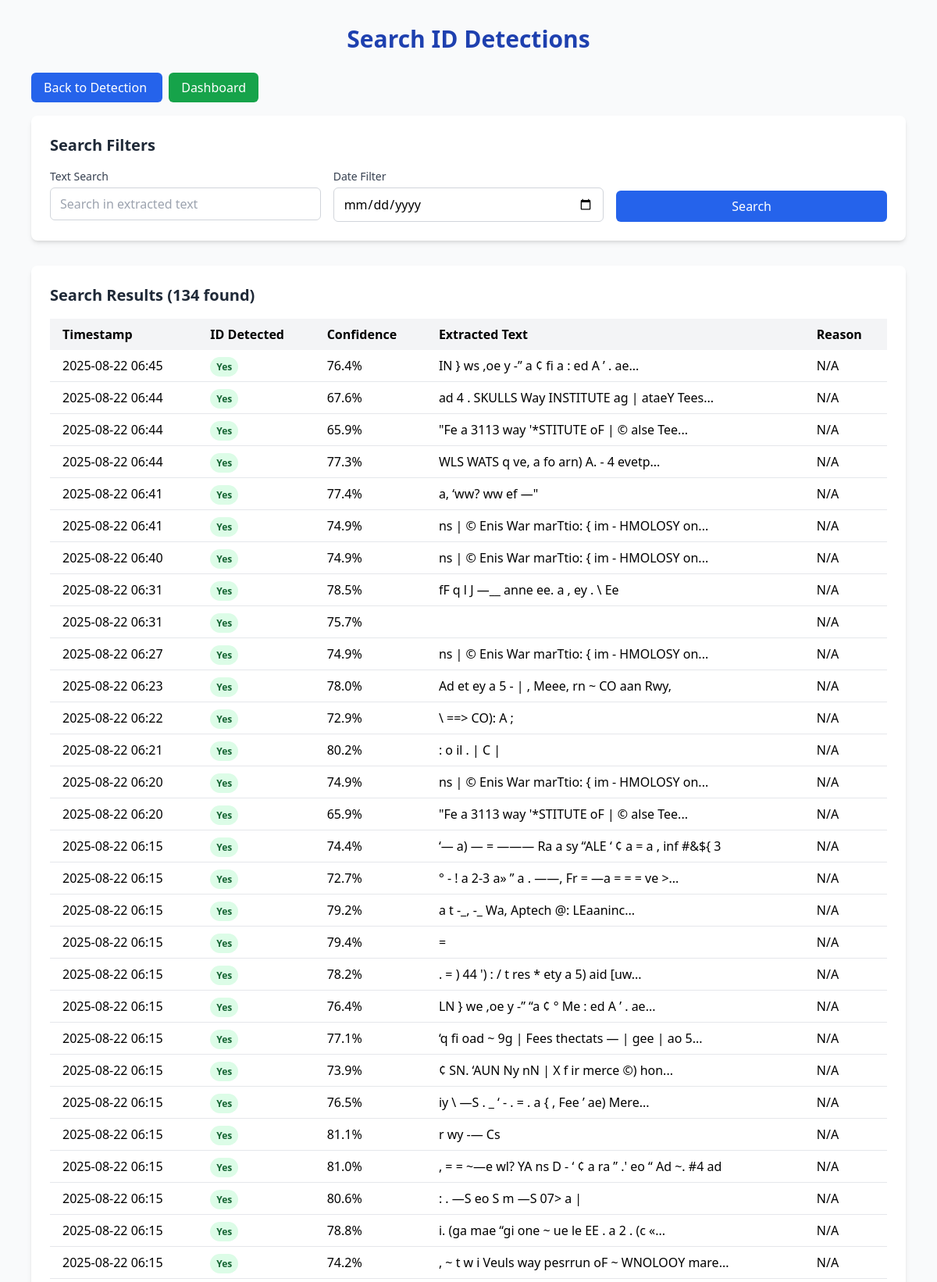
Screenshot of /search (upper part) with the database file from the repository.
### app.py (models this page shows)
class DetectionRecord(db.Model):
    id = db.Column(db.Integer, primary_key=True)
    timestamp = db.Column(db.DateTime, default=datetime.utcnow)
    image_path = db.Column(db.String(200))
    result_image_path = db.Column(db.String(200))
    cropped_id_path = db.Column(db.String(200))
    id_detected = db.Column(db.Boolean)
    detection_confidence = db.Column(db.Float)
    extracted_text = db.Column(db.Text)
    reason = db.Column(db.String(100))

### app.py (the view)
@app.route('/search')
def search():
    query = request.args.get('q', '')
    date_filter = request.args.get('date', '')
    search_query = DetectionRecord.query
    if query:
        search_query = search_query.filter(DetectionRecord.extracted_text.ilike(f'%{query}%'))
    if date_filter:
        search_query = search_query.filter(db.func.date(DetectionRecord.timestamp) == date_filter)
    results = search_query.order_by(desc(DetectionRecord.timestamp)).all()
    return render_template('search.html', results=results, query=query, date_filter=date_filter)

### templates/search.html (shortened to what this page needs)
<!DOCTYPE html>
<html lang="en">
<head>
  <script src="https://cdn.tailwindcss.com"></script>
</head>
<body class="bg-gray-50">
  <div class="container mx-auto px-4 py-8 max-w-6xl">
    <h1 class="text-3xl font-bold text-center mb-8 text-blue-800">Search ID Detections</h1>
    <div class="mb-6">
      <a href="/" class="bg-blue-600 hover:bg-blue-700 text-white font-medium py-2 px-4 rounded-md transition duration-200 mr-2">
        Back to Detection
      </a>
      <a href="/dashboard" class="bg-green-600 hover:bg-green-700 text-white font-medium py-2 px-4 rounded-md transition duration-200">
        Dashboard
      </a>
    </div>
    <div class="bg-white p-6 rounded-lg shadow-md mb-8">
      <h3 class="text-xl font-semibold mb-4 text-gray-800">Search Filters</h3>
      <form method="get" action="/search" class="grid grid-cols-1 md:grid-cols-3 gap-4">
        <div>
          <label class="block text-sm font-medium text-gray-700 mb-1">Text Search</label>
          <input type="text" name="q" value="{{ query }}" placeholder="Search in extracted text"
                 class="w-full px-3 py-2 border border-gray-300 rounded-md focus:outline-none focus:ring-blue-500 focus:border-blue-500">
        </div>
        <div>
          <label class="block text-sm font-medium text-gray-700 mb-1">Date Filter</label>
          <input type="date" name="date" value="{{ date_filter }}"
                 class="w-full px-3 py-2 border border-gray-300 rounded-md focus:outline-none focus:ring-blue-500 focus:border-blue-500">
        </div>
        <div class="flex items-end">
          <button type="submit"
                  class="w-full bg-blue-600 hover:bg-blue-700 text-white font-medium py-2 px-4 rounded-md transition duration-200">
            Search
          </button>
        </div>
      </form>
    </div>
    {% if results %}
    <div class="bg-white p-6 rounded-lg shadow-md">
      <h3 class="text-xl font-semibold mb-4 text-gray-800">Search Results ({{ results|length }} found)</h3>
      <div class="overflow-x-auto">
        <table class="min-w-full table-auto">
          <thead>
            <tr class="bg-gray-100">
              <th class="px-4 py-2 text-left">Timestamp</th>
              <th class="px-4 py-2 text-left">ID Detected</th>
              <th class="px-4 py-2 text-left">Confidence</th>
              <th class="px-4 py-2 text-left">Extracted Text</th>
              <th class="px-4 py-2 text-left">Reason</th>
            </tr>
          </thead>
          <tbody>
            {% for detection in results %}
            <tr class="border-b">
              <td class="px-4 py-2">{{ detection.timestamp.strftime('%Y-%m-%d %H:%M') }}</td>
              <td class="px-4 py-2">
                <span class="px-2 py-1 rounded-full text-xs font-semibold {% if detection.id_detected %}bg-green-100 text-green-800{% else %}bg-red-100 text-red-800{% endif %}">
                  {{ 'Yes' if detection.id_detected else 'No' }}
                </span>
              </td>
              <td class="px-4 py-2">
                {% if detection.detection_confidence %}
                {{ (detection.detection_confidence * 100) | round(1) }}%
                {% else %}N/A{% endif %}
              </td>
              <td class="px-4 py-2">{{ detection.extracted_text | truncate(50) }}</td>
              <td class="px-4 py-2">{{ detection.reason or 'N/A' }}</td>
            </tr>
            {% endfor %}
          </tbody>
        </table>
      </div>
    </div>
    {% elif query or date_filter %}
    <div class="bg-white p-6 rounded-lg shadow-md text-center">
      <p class="text-gray-600">No results found for your search criteria.</p>
    </div>
    {% endif %}
  </div>
</body>
</html>

### rows the page displays
DetectionRecord: timestamp "2025-08-22 06:45", id_detected "Yes", (detection.detection_confidence*100)|round(1) "76.4", extracted_text "IN } ws ,oe y -” a ¢ fi a : ed A ’ . ae...", reason "N/A"
DetectionRecord: timestamp "2025-08-22 06:44", id_detected "Yes", (detection.detection_confidence*100)|round(1) "67.6", extracted_text "ad 4 . SKULLS Way INSTITUTE ag | ataeY Tees...", reason "N/A"
DetectionRecord: timestamp "2025-08-22 06:44", id_detected "Yes", (detection.detection_confidence*100)|round(1) "65.9", extracted_text "\"Fe a 3113 way '*STITUTE oF | © alse Tee...", reason "N/A"
DetectionRecord: timestamp "2025-08-22 06:44", id_detected "Yes", (detection.detection_confidence*100)|round(1) "77.3", extracted_text "WLS WATS q ve, a fo arn) A. - 4 evetp...", reason "N/A"
DetectionRecord: timestamp "2025-08-22 06:41", id_detected "Yes", (detection.detection_confidence*100)|round(1) "77.4", extracted_text "a, ‘ww? ww ef —\"", reason "N/A"
DetectionRecord: timestamp "2025-08-22 06:41", id_detected "Yes", (detection.detection_confidence*100)|round(1) "74.9", extracted_text "ns | © Enis War marTtio: { im - HMOLOSY on...", reason "N/A"
DetectionRecord: timestamp "2025-08-22 06:40", id_detected "Yes", (detection.detection_confidence*100)|round(1) "74.9", extracted_text "ns | © Enis War marTtio: { im - HMOLOSY on...", reason "N/A"
DetectionRecord: timestamp "2025-08-22 06:31", id_detected "Yes", (detection.detection_confidence*100)|round(1) "78.5", extracted_text "fF q l J —__ anne ee. a , ey . \\ Ee", reason "N/A"
DetectionRecord: timestamp "2025-08-22 06:31", id_detected "Yes", (detection.detection_confidence*100)|round(1) "75.7", reason "N/A"
DetectionRecord: timestamp "2025-08-22 06:27", id_detected "Yes", (detection.detection_confidence*100)|round(1) "74.9", extracted_text "ns | © Enis War marTtio: { im - HMOLOSY on...", reason "N/A"
DetectionRecord: timestamp "2025-08-22 06:23", id_detected "Yes", (detection.detection_confidence*100)|round(1) "78.0", extracted_text "Ad et ey a 5 - | , Meee, rn ~ CO aan Rwy,", reason "N/A"
DetectionRecord: timestamp "2025-08-22 06:22", id_detected "Yes", (detection.detection_confidence*100)|round(1) "72.9", extracted_text "\\ ==> CO): A ;", reason "N/A"
DetectionRecord: timestamp "2025-08-22 06:21", id_detected "Yes", (detection.detection_confidence*100)|round(1) "80.2", extracted_text ": o il . | C |", reason "N/A"
DetectionRecord: timestamp "2025-08-22 06:20", id_detected "Yes", (detection.detection_confidence*100)|round(1) "74.9", extracted_text "ns | © Enis War marTtio: { im - HMOLOSY on...", reason "N/A"
DetectionRecord: timestamp "2025-08-22 06:20", id_detected "Yes", (detection.detection_confidence*100)|round(1) "65.9", extracted_text "\"Fe a 3113 way '*STITUTE oF | © alse Tee...", reason "N/A"
DetectionRecord: timestamp "2025-08-22 06:15", id_detected "Yes", (detection.detection_confidence*100)|round(1) "74.4", extracted_text "‘— a) — = ——— Ra a sy “ALE ‘ ¢ a = a , inf #&${ 3", reason "N/A"
DetectionRecord: timestamp "2025-08-22 06:15", id_detected "Yes", (detection.detection_confidence*100)|round(1) "72.7", extracted_text "° - ! a 2-3 a» ” a . ——, Fr = —a = = = ve >...", reason "N/A"
DetectionRecord: timestamp "2025-08-22 06:15", id_detected "Yes", (detection.detection_confidence*100)|round(1) "79.2", extracted_text "a t -_, -_ Wa, Aptech @: LEaaninc...", reason "N/A"
DetectionRecord: timestamp "2025-08-22 06:15", id_detected "Yes", (detection.detection_confidence*100)|round(1) "79.4", extracted_text "=", reason "N/A"
DetectionRecord: timestamp "2025-08-22 06:15", id_detected "Yes", (detection.detection_confidence*100)|round(1) "78.2", extracted_text ". = ) 44 ') : / t res * ety a 5) aid [uw...", reason "N/A"
DetectionRecord: timestamp "2025-08-22 06:15", id_detected "Yes", (detection.detection_confidence*100)|round(1) "76.4", extracted_text "LN } we ,oe y -” “a ¢ ° Me : ed A ’ . ae...", reason "N/A"
DetectionRecord: timestamp "2025-08-22 06:15", id_detected "Yes", (detection.detection_confidence*100)|round(1) "77.1", extracted_text "‘q fi oad ~ 9g | Fees thectats — | gee | ao 5...", reason "N/A"
DetectionRecord: timestamp "2025-08-22 06:15", id_detected "Yes", (detection.detection_confidence*100)|round(1) "73.9", extracted_text "¢ SN. ‘AUN Ny nN | X f ir merce ©) hon...", reason "N/A"
DetectionRecord: timestamp "2025-08-22 06:15", id_detected "Yes", (detection.detection_confidence*100)|round(1) "76.5", extracted_text "iy \\ —S . _ ‘ - . = . a { , Fee ’ ae) Mere...", reason "N/A"
DetectionRecord: timestamp "2025-08-22 06:15", id_detected "Yes", (detection.detection_confidence*100)|round(1) "81.1", extracted_text "r wy -— Cs", reason "N/A"
DetectionRecord: timestamp "2025-08-22 06:15", id_detected "Yes", (detection.detection_confidence*100)|round(1) "81.0", extracted_text ", = = ~—e wl? YA ns D - ‘ ¢ a ra ” .' eo “ Ad ~. #4 ad", reason "N/A"
DetectionRecord: timestamp "2025-08-22 06:15", id_detected "Yes", (detection.detection_confidence*100)|round(1) "80.6", extracted_text ": . —S eo S m —S 07> a |", reason "N/A"
DetectionRecord: timestamp "2025-08-22 06:15", id_detected "Yes", (detection.detection_confidence*100)|round(1) "78.8", extracted_text "i. (ga mae “gi one ~ ue le EE . a 2 . (c «...", reason "N/A"
DetectionRecord: timestamp "2025-08-22 06:15", id_detected "Yes", (detection.detection_confidence*100)|round(1) "74.2", extracted_text ", ~ t w i Veuls way pesrrun oF ~ WNOLOOY mare...", reason "N/A"

### other values shown
{{ results|length }} "134"
